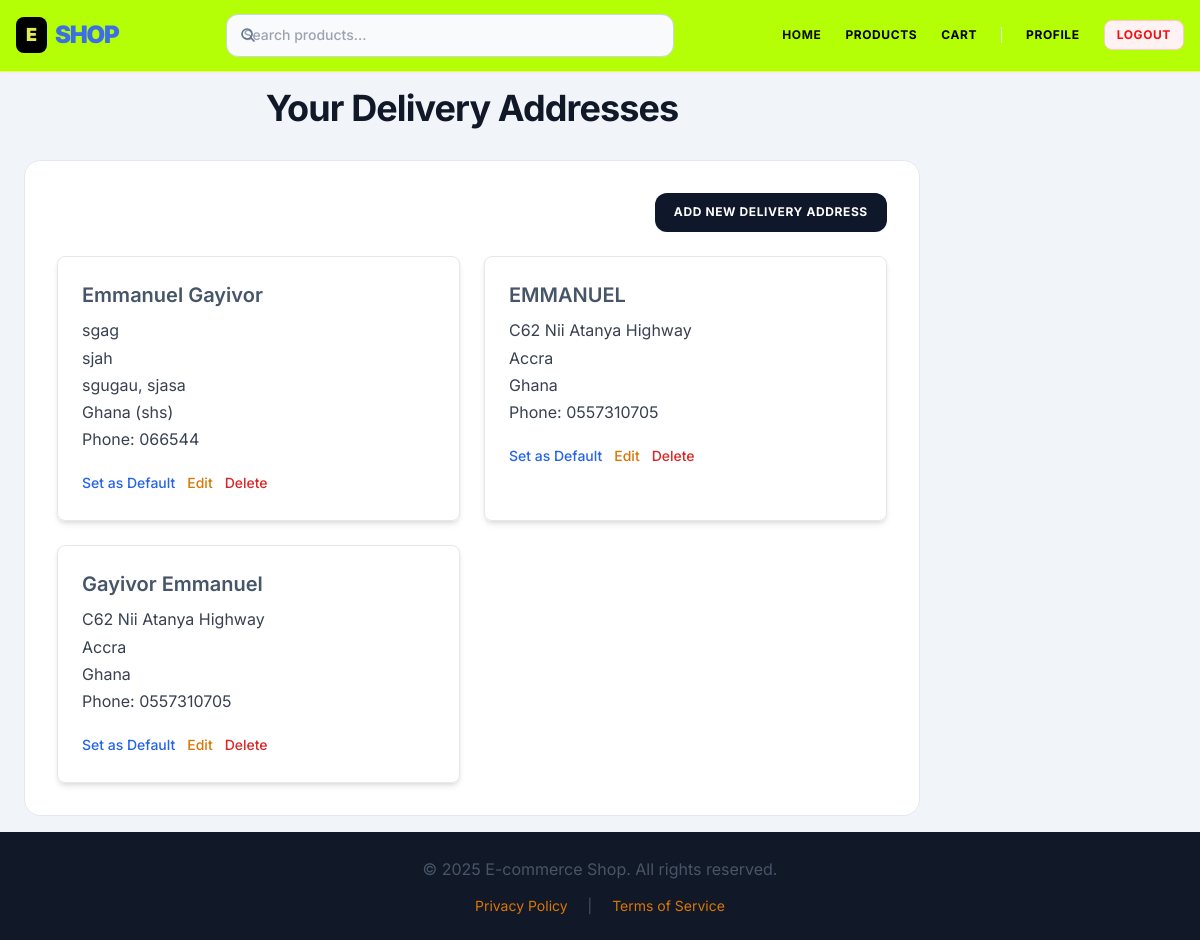
Page /orders/addresses/ (signed in) on the committed database.
### apps/orders/models.py (models this page shows, shortened)
class ShippingAddress(models.Model):
    user = models.ForeignKey(settings.AUTH_USER_MODEL, on_delete=models.CASCADE, related_name='shipping_addresses', verbose_name="User")
    full_name = models.CharField(max_length=255, verbose_name="Full Name")
    address_line1 = models.CharField(max_length=255, verbose_name="Address Line 1")
    address_line2 = models.CharField(max_length=255, blank=True, null=True, verbose_name="Address Line 2")
    city = models.CharField(max_length=100, verbose_name="City")
    state = models.CharField(max_length=100, blank=True, null=True, verbose_name="State/Region")
    postal_code = models.CharField(max_length=20, blank=True, null=True, verbose_name="Postal Code")
    country = models.CharField(max_length=100, default="Ghana", verbose_name="Country")
    phone_number = models.CharField(max_length=20, verbose_name="Phone Number")
    is_default = models.BooleanField(default=False, verbose_name="Set as Default")
    class Meta:
        verbose_name = 'Shipping Address'
        verbose_name_plural = 'Shipping Addresses'
        unique_together = ('user', 'full_name', 'address_line1', 'city', 'country') # Prevent exact duplicate addresses for a user

### apps/orders/views.py (the view)
# urls.py: path('addresses/', views.address_list, name='address_list'),
@login_required
def address_list(request):
    addresses = ShippingAddress.objects.filter(user=request.user).order_by('-is_default', '-id')
    return render(request, 'orders/address_list.html', {'addresses': addresses})

### apps/orders/templates/orders/address_list.html (shortened to what this page needs)
{% extends 'base.html' %}
{% load static %}
{% block content %}
<div class="min-h-full-content flex-col items-start w-full max-w-4xl">
    <h1 class="text-4xl font-bold text-gray-900 mb-8 w-full text-center">Your Delivery Addresses</h1>
    <div class="w-full card p-8">
        <div class="flex justify-end mb-6">
            <a href="{% url 'orders:add_address' %}" class="btn-primary">Add New Delivery Address</a>
        </div>
        {% if addresses %}
            <div class="grid grid-cols-1 md:grid-cols-2 gap-6">
                {% for address in addresses %}
                    <div class="border rounded-lg p-6 shadow-md {% if address.is_default %}border-primary-color ring-2 ring-primary-color{% else %}border-gray-200{% endif %}">
                        <p class="font-semibold text-xl mb-2">{{ address.full_name }}</p>
                        <p class="text-gray-700">{{ address.address_line1 }}</p>
                        {% if address.address_line2 %}<p class="text-gray-700">{{ address.address_line2 }}</p>{% endif %}
                        <p class="text-gray-700">{{ address.city }}{% if address.state %}, {{ address.state }}{% endif %}</p>
                        <p class="text-gray-700">{{ address.country }} {% if address.postal_code %}({{ address.postal_code }}){% endif %}</p>
                        <p class="text-gray-700">Phone: {{ address.phone_number }}</p>
                        <div class="mt-4 flex flex-wrap gap-3 items-center">
                            {% if address.is_default %}
                                <span class="px-3 py-1 bg-green-100 text-green-800 text-sm font-semibold rounded-full">Default</span>
                            {% else %}
                                <form action="{% url 'orders:set_default_address' address.id %}" method="post">
                                    <button type="submit" class="text-blue-600 hover:underline text-sm font-medium">Set as Default</button>
                                </form>
                            {% endif %}
                            <a href="{% url 'orders:edit_address' address.id %}" class="text-primary-color hover:underline text-sm font-medium">Edit</a>
                            <form action="{% url 'orders:delete_address' address.id %}" method="post" class="inline">
                                <button type="submit" class="text-red-600 hover:underline text-sm font-medium" onclick="return confirm('Are you sure you want to delete this address?');">Delete</button>
                            </form>
                        </div>
                    </div>
                {% endfor %}
            </div>
        {% else %}
            <div class="text-center py-10">
                <p class="text-xl text-gray-600 mb-6">You don't have any saved delivery addresses yet.</p>
                <a href="{% url 'orders:add_address' %}" class="btn-primary">Add Your First Delivery Address</a>
            </div>
        {% endif %}
    </div>
</div>
{% endblock %}

### static/css/style.css (style rules this page uses)
:root { --primary-color: #0f172a; --primary-dark: #020617; --accent-color: #d97706; --success-color: #10B981; --text-dark: #0f172a; --text-medium: #475569; --text-light: #f8fafc; --bg-light: #f1f5f9; --bg-card: #FFFFFF; --border-color: #e2e8f0; --shadow-sm: rgba(0, 0, 0, 0.03); --shadow-md: rgba(15, 23, 42, 0.06); --shadow-lg: rgba(15, 23, 42, 0.08); --shadow-xl: rgba(15, 23, 42, 0.12); }
body { font-family: 'Inter', sans-serif; background-color: var(--bg-light); color: var(--text-medium); line-height: 1.7; -webkit-font-smoothing: antialiased; -moz-osx-font-smoothing: grayscale; }
.custom-bg { background-color: var(--bg-light); min-height: 100vh; }
.btn-primary { background-color: var(--primary-color) !important; background: var(--primary-color) !important; color: #ffffff !important; font-size: 0.75rem !important; font-weight: 700 !important; text-transform: uppercase !important; letter-spacing: 0.05em !important; padding: 0.6rem 1.2rem !important; border-radius: 0.75rem !important; border: none !important; box-shadow: var(--shadow-md) !important; transition: all 0.2s ease-in-out !important; cursor: pointer; display: inline-flex; align-items: center; justify-content: center; }
.card { background-color: var(--bg-card); padding: 2rem; border-radius: 1rem; border: 1px solid var(--border-color); box-shadow: var(--shadow-md); transition: all 0.2s ease-in-out; }
h1, h2, h3, h4, h5, h6 { font-family: 'Inter', sans-serif; font-weight: 800; color: var(--text-dark); letter-spacing: -0.025em; }
p { color: var(--text-medium); }
a { color: var(--accent-color); text-decoration: none; transition: color 0.2s ease; }
.min-h-full-content { min-height: calc(100vh - 140px); display: flex; align-items: center; justify-content: center; }

### rows in the picture
ShippingAddress: full_name "Emmanuel Gayivor", address_line1 "sgag", address_line2 "sjah", city "sgugau", state "sjasa", country "Ghana", postal_code "shs", phone_number "066544", is_default "Set as Default"
ShippingAddress: full_name "EMMANUEL", address_line1 "C62 Nii Atanya Highway", city "Accra", country "Ghana", phone_number "0557310705", is_default "Set as Default"
ShippingAddress: full_name "Gayivor Emmanuel", address_line1 "C62 Nii Atanya Highway", city "Accra", country "Ghana", phone_number "0557310705", is_default "Set as Default"
